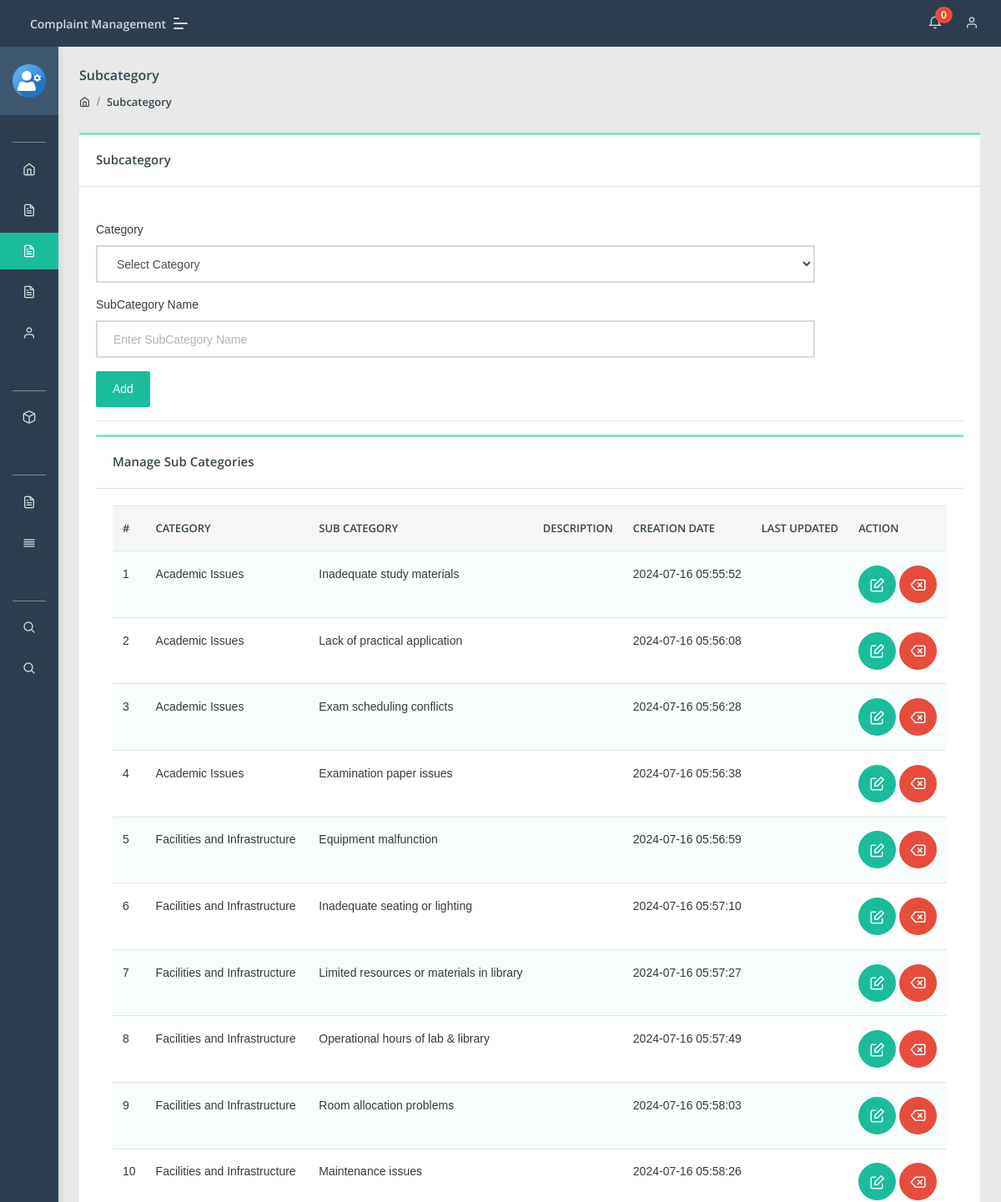
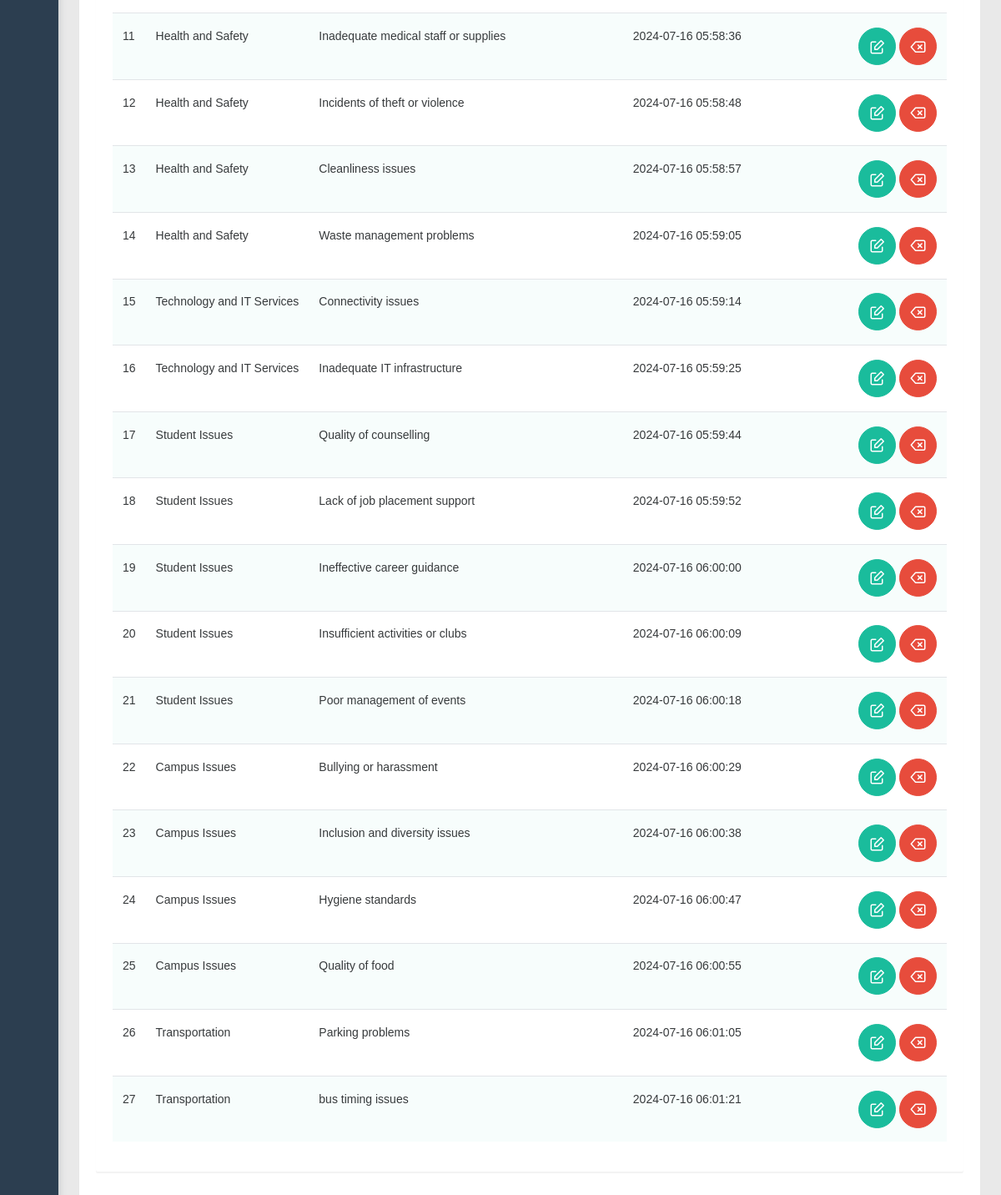
Page /admin/subcategory.php (signed in) on the committed database (2 pictures, top to bottom).
### tables this page shows
CREATE TABLE `subcategory` (
  `id` int NOT NULL,
  `categoryid` int DEFAULT NULL,
  `subcategory` varchar(255) DEFAULT NULL,
  `creationDate` timestamp NULL DEFAULT CURRENT_TIMESTAMP,
  `updationDate` timestamp NULL DEFAULT NULL ON UPDATE CURRENT_TIMESTAMP
);

CREATE TABLE `category` (
  `id` int NOT NULL,
  `categoryName` varchar(255) DEFAULT NULL,
  `categoryDescription` longtext,
  `creationDate` timestamp NULL DEFAULT CURRENT_TIMESTAMP,
  `updationDate` timestamp NULL DEFAULT NULL ON UPDATE CURRENT_TIMESTAMP
);

### admin/subcategory.php (the view, shortened to what this page needs)
<?php
include('include/config.php');
if(strlen($_SESSION['aid'])==0)
    {
header('location:index.php');
}
else{
?>
<!DOCTYPE html>
<html lang="en">
<head>
    <link rel="stylesheet" href="assets/css/style.css">
</head>
<body class="">
	<?php include('include/sidebar.php');?>
	<?php include('include/header.php');?>
<section class="pcoded-main-container">
    <div class="pcoded-content">
        <div class="page-header">
            <div class="page-block">
                <div class="row align-items-center">
                    <div class="col-md-12">
                        <div class="page-header-title">
                            <h5 class="m-b-10">Subcategory</h5>
                        </div>
                        <ul class="breadcrumb">
                            <li class="breadcrumb-item"><a href="dashboard.php"><i class="feather icon-home"></i></a></li>
                            <li class="breadcrumb-item"><a href="subcategory.php">Subcategory</a></li>
                        </ul>
                    </div>
                </div>
            </div>
        </div>
        <div class="row">
            <div class="col-sm-12">
                <div class="card">
                    <div class="card-header">
                        <h5>Subcategory</h5>
                    </div>
                    <div class="card-body">
                        <div class="row">
                            <div class="col-md-10">
                                    <br />
                                <form method="post" name="Category">
                                    <div class="form-group">
                                        <label for="exampleInputEmail1">Category</label>
                                        <select name="category" class="form-control" required>
<option value="">Select Category</option>
</select>
                                    </div>
                                      <div class="form-group">
                                        <label for="exampleInputEmail1">SubCategory Name</label>
                                        <input type="text" placeholder="Enter SubCategory Name"  name="subcategory" class="form-control" required>
                                    </div>
                                    <button type="submit" class="btn  btn-primary" name="submit">Add</button>
                                </form>
                            </div>
                        </div>
                     <hr>
                      <div class="row">
                            <div class="col-xl-12">
                <div class="card">
                    <div class="card-header">
                        <h5>Manage Sub Categories</h5>
                    </div>
                    <div class="card-body table-border-style">
                        <div class="table-responsive">
                            <table class="table table-striped">
                                <thead>
                                    <tr>
                                            <th>#</th>
                                            <th>Category</th>
                                            <th>Sub Category</th>
                                            <th>Description</th>
                                            <th>Creation date</th>
                                            <th>Last Updated</th>
                                            <th>Action</th>
                                        </tr>
                                </thead>
                                <tbody>
                                    <?php $query=mysqli_query($con,"select subcategory.id,category.categoryName,category.categoryDescription,subcategory.subcategory,subcategory.creationDate,subcategory.updationDate from subcategory join category on category.id=subcategory.categoryid");
$cnt=1;
while($row=mysqli_fetch_array($query))
{
?>
                                        <tr>
                                            <td><?php echo htmlentities($cnt);?></td>
                                            <td><?php echo htmlentities($row['categoryName']);?></td>
                                            <td><?php echo htmlentities($row['subcategory']);?></td>
                                            <td><?php echo htmlentities($row['categoryDescription']);?></td>
                                            <td> <?php echo htmlentities($row['creationDate']);?></td>
                                            <td><?php echo htmlentities($row['updationDate']);?></td>
                                            <td>
                                            <a href="edit-subcategory.php?id=<?php echo $row['id']?>" class="btn  btn-icon btn-primary"><i class="feather icon-edit"></i></a>
                                            <a href="subcategory.php?id=<?php echo $row['id']?>&del=delete" class="btn  btn-icon btn-danger" onClick="return confirm('Are you sure you want to delete?')"><i class="feather icon-delete"></i></a></td>
                                        </tr>
                                        <?php $cnt=$cnt+1; } ?>
                                </tbody>
                            </table>
                        </div>
                    </div>
                </div>
            </div>
                        </div>
                    </div>
                </div>
            </div>
        </div>
    </div>
</section>
</body>
</html>
<?php } ?>

### rows in the picture
subcategory: categoryid.categoryName "Academic Issues", subcategory "Inadequate study materials", creationDate "2024-07-16 05:55:52"
subcategory: categoryid.categoryName "Academic Issues", subcategory "Lack of practical application", creationDate "2024-07-16 05:56:08"
subcategory: categoryid.categoryName "Academic Issues", subcategory "Exam scheduling conflicts", creationDate "2024-07-16 05:56:28"
subcategory: categoryid.categoryName "Academic Issues", subcategory "Examination paper issues", creationDate "2024-07-16 05:56:38"
subcategory: categoryid.categoryName "Facilities and Infrastructure", subcategory "Equipment malfunction", creationDate "2024-07-16 05:56:59"
subcategory: categoryid.categoryName "Facilities and Infrastructure", subcategory "Inadequate seating or lighting", creationDate "2024-07-16 05:57:10"
subcategory: categoryid.categoryName "Facilities and Infrastructure", subcategory "Limited resources or materials in library", creationDate "2024-07-16 05:57:27"
subcategory: categoryid.categoryName "Facilities and Infrastructure", subcategory "Operational hours of lab & library", creationDate "2024-07-16 05:57:49"
subcategory: categoryid.categoryName "Facilities and Infrastructure", subcategory "Room allocation problems", creationDate "2024-07-16 05:58:03"
subcategory: categoryid.categoryName "Facilities and Infrastructure", subcategory "Maintenance issues", creationDate "2024-07-16 05:58:26"
subcategory: categoryid.categoryName "Health and Safety", subcategory "Inadequate medical staff or supplies", creationDate "2024-07-16 05:58:36"
subcategory: categoryid.categoryName "Health and Safety", subcategory "Incidents of theft or violence", creationDate "2024-07-16 05:58:48"
subcategory: categoryid.categoryName "Health and Safety", subcategory "Cleanliness issues", creationDate "2024-07-16 05:58:57"
subcategory: categoryid.categoryName "Health and Safety", subcategory "Waste management problems", creationDate "2024-07-16 05:59:05"
subcategory: categoryid.categoryName "Technology and IT Services", subcategory "Connectivity issues", creationDate "2024-07-16 05:59:14"
subcategory: categoryid.categoryName "Technology and IT Services", subcategory "Inadequate IT infrastructure", creationDate "2024-07-16 05:59:25"
subcategory: categoryid.categoryName "Student Issues", subcategory "Quality of counselling", creationDate "2024-07-16 05:59:44"
subcategory: categoryid.categoryName "Student Issues", subcategory "Lack of job placement support", creationDate "2024-07-16 05:59:52"
subcategory: categoryid.categoryName "Student Issues", subcategory "Ineffective career guidance", creationDate "2024-07-16 06:00:00"
subcategory: categoryid.categoryName "Student Issues", subcategory "Insufficient activities or clubs", creationDate "2024-07-16 06:00:09"
subcategory: categoryid.categoryName "Student Issues", subcategory "Poor management of events", creationDate "2024-07-16 06:00:18"
subcategory: categoryid.categoryName "Campus Issues", subcategory "Bullying or harassment", creationDate "2024-07-16 06:00:29"
subcategory: categoryid.categoryName "Campus Issues", subcategory "Inclusion and diversity issues", creationDate "2024-07-16 06:00:38"
subcategory: categoryid.categoryName "Campus Issues", subcategory "Hygiene standards", creationDate "2024-07-16 06:00:47"
subcategory: categoryid.categoryName "Campus Issues", subcategory "Quality of food", creationDate "2024-07-16 06:00:55"
subcategory: categoryid.categoryName "Transportation", subcategory "Parking problems", creationDate "2024-07-16 06:01:05"
subcategory: categoryid.categoryName "Transportation", subcategory "bus timing issues", creationDate "2024-07-16 06:01:21"

### other values in the picture
$num1 "0"
